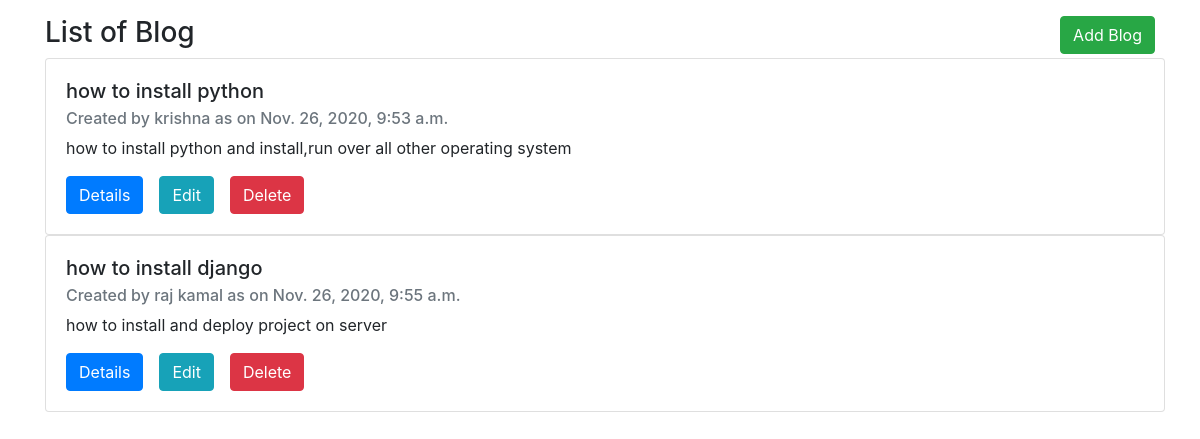
/blog_post/post_details/, run on the app's committed database.
### blog_post/models.py (models this page shows, shortened)
class Post(models.Model):
    created_by=models.CharField(max_length=80)
    title = models.CharField(max_length=80)
    body = models.TextField()
    pub_date = models.DateTimeField('date published', auto_now_add=True)

### blog_post/views.py (the view)
# urls.py: path('post_details/',post_details, name='post_details'),
def post_details(request):
    context={}
    post_obj=Post.objects.all()
    context["post_obj"]=post_obj
    return render(request,'blog_post/post_details.html', {'post_obj': post_obj})

### blog/templates/blog_post/post_details.html (shortened to what this page needs)
{% extends 'main_base.html' %}
{% load static %}
{% block content %}
<div class="row">
    <div class="col-sm-12">
        <p>
            <div class="float-left"><h3>List of Blog</h3></div>
            <a class="btn btn-success float-right" href="{%  url 'post_add' %}">Add Blog</a>
        </p>
        <div class="table-responsive-sm">
          <table class="table table-bordered">
            {% for post in post_obj %}
             <div class="card" style="width: 70rem;">
            <div class="card-body">
              <h5 class="card-title">{{post.title}}</h5>
              <h6 class="card-subtitle mb-2 text-muted">Created by {{post.created_by}} as on {{post.pub_date}}</h6>
              <p class="card-text">{{post.body}}
              </p>
              <a class="btn btn-primary float-left btn mr-3" href="{%  url 'post_wise_details' post.id %}">Details</a>
              <a class="btn btn-info float-left btn mr-3" href="{%  url 'post_edit' post.id %}">Edit</a>
              <a class="btn btn-danger float-center  btn mr-3" href="{%  url 'post_delete' post.id %}">Delete</a>
            </div>
          </div>
          {% endfor%}
          </table>
        </div>
    </div>
</div>
{% endblock content %}

### blog/templates/main_base.html (shortened to what this page needs)
{% load static %}
<html>
    <head>
        <link rel="stylesheet" href="https://maxcdn.bootstrapcdn.com/bootstrap/4.0.0/css/bootstrap.min.css">
        <link rel="stylesheet" href="{% static 'css/custom.css' %}">
    </head>
    <body>
        <div class="container">
            {% block content %}
            {% endblock content %}
        </div>
    </body>
</html>

### data on the page
Post: title "how to install python", created_by "krishna", pub_date "Nov. 26, 2020, 9:53 a.m.", body "how to install python and install,run over all other operating system"
Post: title "how to install django", created_by "raj kamal", pub_date "Nov. 26, 2020, 9:55 a.m.", body "how to install and deploy project on server"
